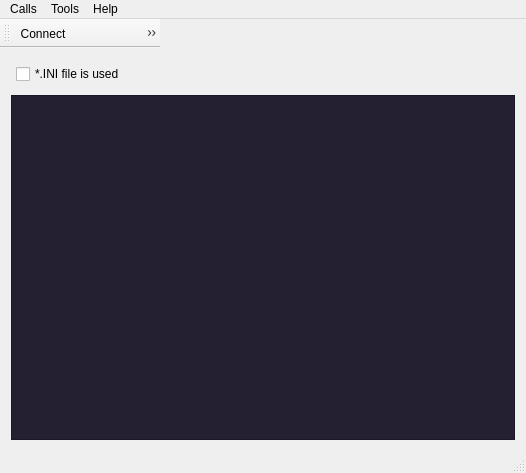
<?xml version="1.0" encoding="UTF-8"?>
<ui version="4.0">
 <class>TerminalWindow</class>
 <widget class="QMainWindow" name="TerminalWindow">
  <property name="geometry">
   <rect>
    <x>0</x>
    <y>0</y>
    <width>526</width>
    <height>473</height>
   </rect>
  </property>
  <property name="windowTitle">
   <string>Simple Terminal</string>
  </property>
  <widget class="QWidget" name="centralWidget">
   <layout class="QVBoxLayout" name="verticalLayout">
    <item>
     <layout class="QHBoxLayout" name="horizontalLayout">
      <property name="spacing">
       <number>5</number>
      </property>
      <property name="leftMargin">
       <number>5</number>
      </property>
      <property name="topMargin">
       <number>5</number>
      </property>
      <property name="rightMargin">
       <number>5</number>
      </property>
      <property name="bottomMargin">
       <number>5</number>
      </property>
      <item>
       <widget class="QCheckBox" name="iniFileCheckBox">
        <property name="text">
         <string>*.INI file is used</string>
        </property>
       </widget>
      </item>
      <item>
       <spacer name="horizontalSpacer">
        <property name="orientation">
         <enum>Qt::Horizontal</enum>
        </property>
        <property name="sizeHint" stdset="0">
         <size>
          <width>40</width>
          <height>20</height>
         </size>
        </property>
       </spacer>
      </item>
     </layout>
    </item>
    <item>
     <widget class="QPlainTextEdit" name="plainTextEdit">
      <property name="styleSheet">
       <string notr="true">background-color: rgb(36, 31, 49);
color: rgb(46, 194, 126);</string>
      </property>
     </widget>
    </item>
   </layout>
  </widget>
  <widget class="QMenuBar" name="menuBar">
   <property name="geometry">
    <rect>
     <x>0</x>
     <y>0</y>
     <width>526</width>
     <height>21</height>
    </rect>
   </property>
   <widget class="QMenu" name="menuCalls">
    <property name="title">
     <string>Calls</string>
    </property>
    <addaction name="actionConnect"/>
    <addaction name="actionDisconnect"/>
    <addaction name="separator"/>
    <addaction name="actionQuit"/>
   </widget>
   <widget class="QMenu" name="menuTools">
    <property name="title">
     <string>Tools</string>
    </property>
    <addaction name="actionConfigure"/>
    <addaction name="actionClear"/>
   </widget>
   <widget class="QMenu" name="menuHelp">
    <property name="title">
     <string>Help</string>
    </property>
    <addaction name="actionAbout"/>
    <addaction name="actionAboutQt"/>
   </widget>
   <addaction name="menuCalls"/>
   <addaction name="menuTools"/>
   <addaction name="menuHelp"/>
  </widget>
  <widget class="QToolBar" name="mainToolBar">
   <property name="maximumSize">
    <size>
     <width>160</width>
     <height>16777215</height>
    </size>
   </property>
   <attribute name="toolBarArea">
    <enum>TopToolBarArea</enum>
   </attribute>
   <attribute name="toolBarBreak">
    <bool>false</bool>
   </attribute>
   <addaction name="actionConnect"/>
   <addaction name="actionDisconnect"/>
   <addaction name="actionConfigure"/>
   <addaction name="actionClear"/>
  </widget>
  <widget class="QStatusBar" name="statusBar"/>
  <action name="actionAbout">
   <property name="text">
    <string>&amp;About</string>
   </property>
   <property name="toolTip">
    <string>About program</string>
   </property>
   <property name="shortcut">
    <string>Alt+A</string>
   </property>
  </action>
  <action name="actionAboutQt">
   <property name="text">
    <string>About Qt</string>
   </property>
  </action>
  <action name="actionConnect">
   <property name="icon">
    <iconset resource="terminal.qrc">
     <normaloff>:/images/connect.png</normaloff>:/images/connect.png</iconset>
   </property>
   <property name="text">
    <string>C&amp;onnect</string>
   </property>
   <property name="toolTip">
    <string>Connect to serial port</string>
   </property>
   <property name="shortcut">
    <string>Ctrl+O</string>
   </property>
  </action>
  <action name="actionDisconnect">
   <property name="icon">
    <iconset resource="terminal.qrc">
     <normaloff>:/images/disconnect.png</normaloff>:/images/disconnect.png</iconset>
   </property>
   <property name="text">
    <string>&amp;Disconnect</string>
   </property>
   <property name="toolTip">
    <string>Disconnect from serial port</string>
   </property>
   <property name="shortcut">
    <string>Ctrl+D</string>
   </property>
  </action>
  <action name="actionConfigure">
   <property name="icon">
    <iconset resource="terminal.qrc">
     <normaloff>:/images/settings.png</normaloff>:/images/settings.png</iconset>
   </property>
   <property name="text">
    <string>&amp;Configure</string>
   </property>
   <property name="toolTip">
    <string>Configure serial port</string>
   </property>
   <property name="shortcut">
    <string>Alt+C</string>
   </property>
  </action>
  <action name="actionClear">
   <property name="icon">
    <iconset resource="terminal.qrc">
     <normaloff>:/images/clear.png</normaloff>:/images/clear.png</iconset>
   </property>
   <property name="text">
    <string>C&amp;lear</string>
   </property>
   <property name="toolTip">
    <string>Clear data</string>
   </property>
   <property name="shortcut">
    <string>Alt+L</string>
   </property>
  </action>
  <action name="actionQuit">
   <property name="icon">
    <iconset resource="terminal.qrc">
     <normaloff>:/images/application-exit.png</normaloff>:/images/application-exit.png</iconset>
   </property>
   <property name="text">
    <string>&amp;Quit</string>
   </property>
   <property name="shortcut">
    <string>Ctrl+Q</string>
   </property>
  </action>
 </widget>
 <layoutdefault spacing="6" margin="11"/>
 <resources>
  <include location="terminal.qrc"/>
 </resources>
 <connections/>
</ui>
